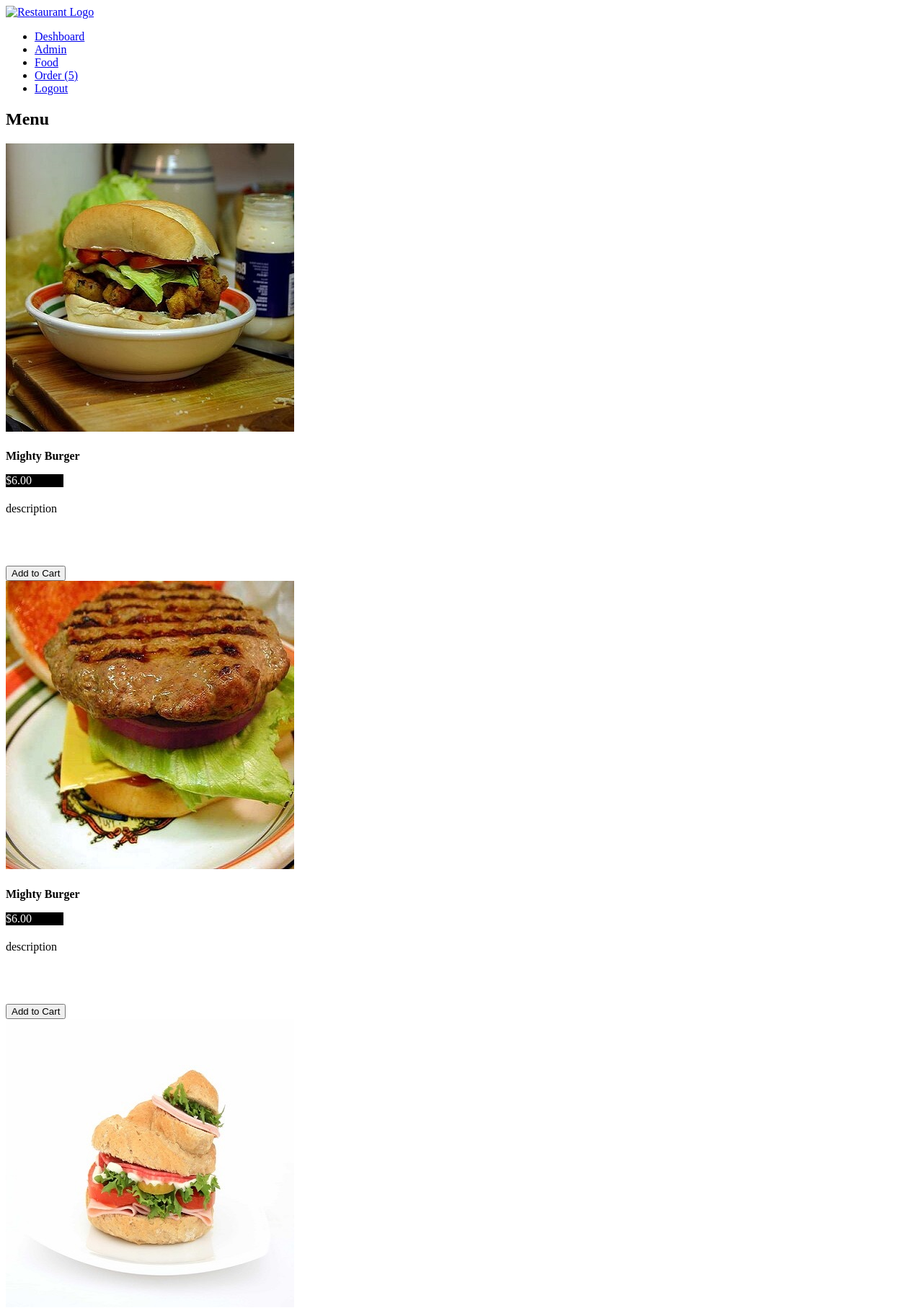
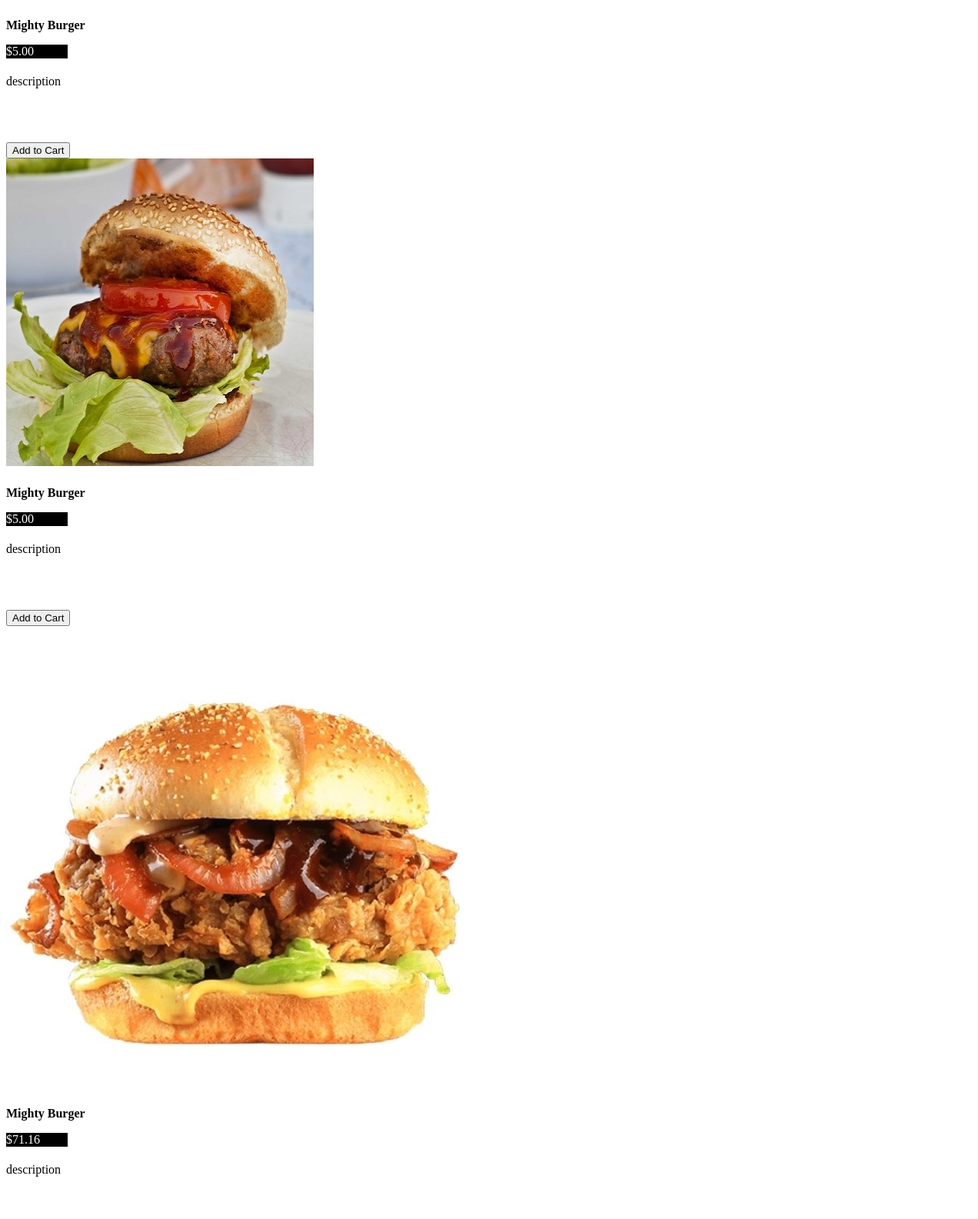
The page /food-search.php (signed in, upper part) on the database its author committed (2 pictures, top to bottom).
### tables this page shows
CREATE TABLE `food` (
  `id` int(11) NOT NULL,
  `title` varchar(255) NOT NULL,
  `price` decimal(10,2) NOT NULL,
  `image` varchar(255) NOT NULL,
  `description` varchar(255) NOT NULL,
  `category_id` int(11) NOT NULL,
  `category` varchar(255) DEFAULT NULL
);

### food-search.php (the view, shortened to what this page needs)
<?php
	include('header.php');
?>
    <section class="food-menu">
        <div class="container">
            <h2 class="text-center">Menu</h2>
			<?php
				if(isset($_REQUEST['search'])){
					$sql = "SELECT * FROM food WHERE title LIKE '%$search%' OR description LIKE '%$search%'";
				}
				else{
					$sql = "SELECT * FROM food  ORDER BY id DESC LIMIT 10";
				}
				$res = mysqli_query($conn, $sql);
				if($res == true){
					$count = mysqli_num_rows($res);
					if($count>0){
						while($rows = mysqli_fetch_assoc($res)){
							$title = $rows['title'];
							$price = $rows['price'];
							$image = $rows['image'];
							$description = $rows['description'];
							?>
							<div class="food-menu-box" style="overflow-y:hidden">
								<form action="cart_core.php" method="POST">
									<div class="food-menu-img">
										<?php
											if($image != ""){
											?>
											<img src="<?php echo SITEURL; ?>images/food/<?php echo $image; ?>" alt=""  class="img-responsive img-curve" />
											<?php
											}
											else{
												echo "<div class='error'>Image not avilable.</div>";
											}
										?>
									</div>
									<div class="food-menu-desc">
										<h4><?php echo $title; ?></h4>
										<p class="food-price" style="background-color: black;color:white; width:80px; position:relative; top:-5px"
										>$<?php echo $price; ?></p>
										<p class="food-detail">
											<?php echo $description; ?>
										</p>
										<br>
										<br />
										<br />
										<input type="submit" name="add_to_cart" class="btn btn-primary" value="Add to Cart" />
									</div>
								</form>
							</div>
							<?php
						}
					}
					else{
						echo "<div class='error'>Food not avilable.</div>";
					}
				}
			?>
        </div>
    </section>
<?php
	include('footer.php');
?>

### admin/header.php (shortened to what this page needs)
<?php
	include('config.php');
?>
<!DOCTYPE html>
<html lang="en">
<head>
    <link rel="stylesheet" href="../css/style.css">
</head>
<body>
    <header class="navbar">
		<nav id="site-top-nav" class="navbar-menu navbar-fixed-top animated fadeInUpBig">
        <div class="container">
            <div class="logo">
                <a href="<?php echo SITEURL ?>admin/" title="Logo">
                    <img src="" alt="Restaurant Logo" class="img-responsive">
                </a>
            </div>
            <div class="menu text-right">
                <ul>
                    <li>
                        <a class="hvr-underline-from-center" href="<?php echo SITEURL ?>admin/">Deshboard</a>
                    </li>
                    <li>
                        <a href="<?php echo SITEURL ?>admin/admin.php">Admin</a>
                    </li>
                    <li>
                        <a href="<?php echo SITEURL ?>admin/food.php">Food</a>
                    </li>
                    <li>
						<?php
							$sql2 = "SELECT * FROM food_order WHERE status='Ordered' OR status='On Delivery' ";
							$res2 = mysqli_query($conn, $sql2);
							$order_count = mysqli_num_rows($res2);
						?>
                        <a href="<?php echo SITEURL ?>admin/order.php">Order <?php if($order_count>0){ ?><span class="notify">(<?php echo $order_count; ?>)</span><?php } ?></a>
                    </li>
                    <li>
                        <a href="<?php echo SITEURL; ?>admin/logout.php">Logout <span class="notify"></span></a>
                    </li>
                </ul>
            </div>
        </div>
		</nav>
    </header>

### admin/footer.php (shortened to what this page needs)
</body>
</html>

### rows shown on the page
food: image (picture), title "Mighty Burger", price "6.00", description "description"
food: image (picture), title "Mighty Burger", price "6.00", description "description"
food: image (picture), title "Mighty Burger", price "5.00", description "description"
food: image (picture), title "Mighty Burger", price "5.00", description "description"
food: image (picture), title "Mighty Burger", price "71.16", description "description"

### other values the page prints
$order_count "5"
